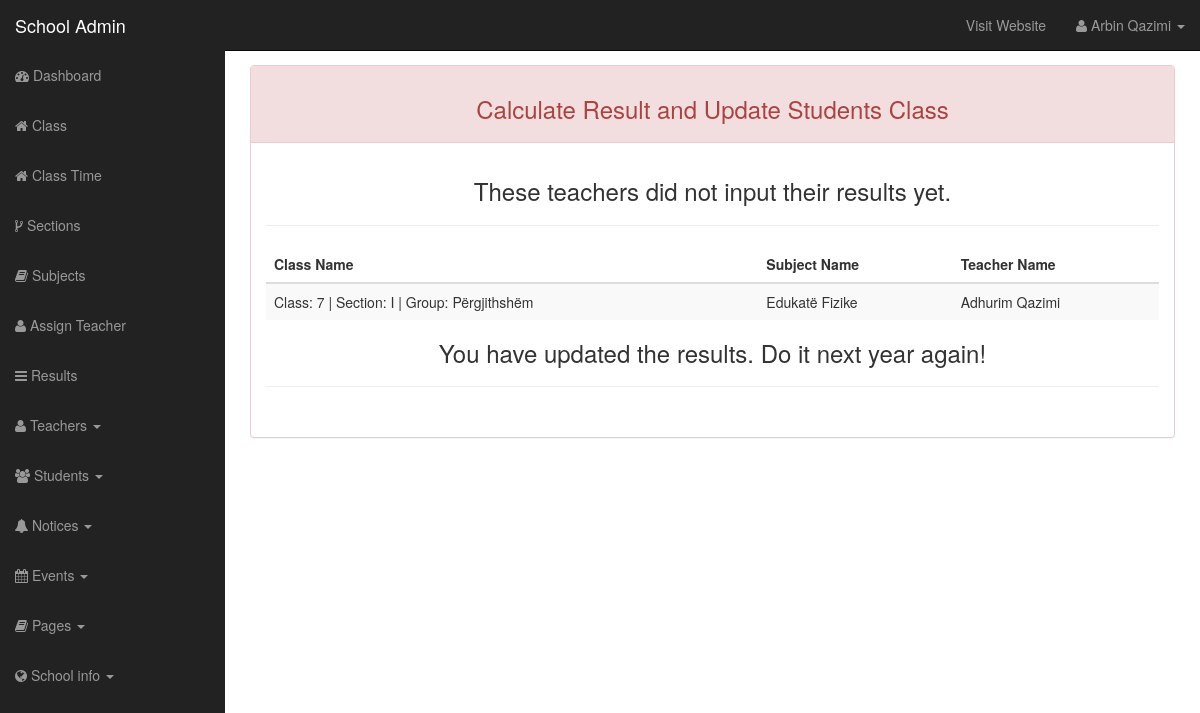
Before: /school-admin/calculate_results.php (signed in) with the older database file.
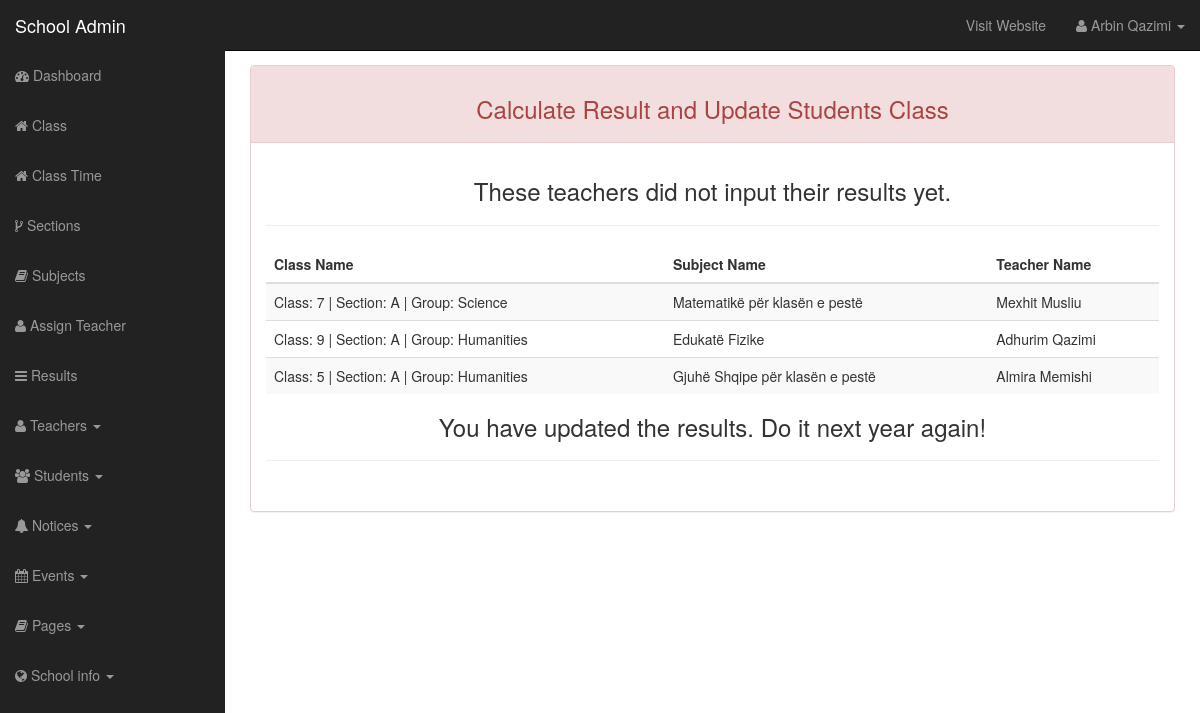
After: the same page with the newer database file.
### tables this page shows
CREATE TABLE `class_teacher` (
  `id` int(5) NOT NULL,
  `global_name_id` int(5) NOT NULL,
  `teacher_email` varchar(50) NOT NULL,
  `subject_name_id` int(6) NOT NULL,
  `class_time` varchar(255) NOT NULL,
  `class_days` varchar(255) NOT NULL,
  `is_class_teacher` varchar(5) NOT NULL DEFAULT 'N'
);

CREATE TABLE `sections` (
  `id` int(5) NOT NULL,
  `class_id` int(5) NOT NULL,
  `section` varchar(20) NOT NULL,
  `group_name` varchar(30) DEFAULT NULL,
  `global_name` varchar(255) DEFAULT NULL
);

CREATE TABLE `subjects` (
  `id` int(5) NOT NULL,
  `subject` varchar(255) DEFAULT NULL
);

CREATE TABLE `user` (
  `id` int(12) NOT NULL,
  `username` varchar(100) NOT NULL,
  `user_password` varchar(255) NOT NULL,
  `user_role` varchar(30) NOT NULL,
  `user_firstname` varchar(50) DEFAULT NULL,
  `user_lastname` varchar(50) DEFAULT NULL
);

### functions.php (the view, shortened to what this page needs)
<?php
require_once "includes/db.php";
function get_name_by_email($email) {
	global $conn;
	$query = "SELECT user_firstname, user_lastname FROM user WHERE username='$email'";
	$result = mysqli_query($conn, $query);
	$row = mysqli_fetch_assoc($result);
	return $row['user_firstname']. " " .$row['user_lastname'];
}
function get_subject_name_by_id($id) {
	global $conn;
	$query = "SELECT subject FROM subjects WHERE id=$id";
	$result = mysqli_query($conn, $query);
	$row = mysqli_fetch_assoc($result);
	return $row['subject'];
}
function check_result_submission_by_teachers() {
	global $conn;
	$all_subjects = "SELECT global_name_id, subject_name_id, teacher_email FROM class_teacher";
	$all_sub_res = mysqli_query($conn, $all_subjects);
	$all_string = [];
	while ($row=mysqli_fetch_assoc($all_sub_res)) {
		$all_string[] = $row['global_name_id'] . "," . $row['subject_name_id'] . "," . $row['teacher_email'];
	}
	$all_results = "SELECT global_name_id, subject_id, teacher_email FROM results WHERE exam_type='final'";
	$all_results_res = mysqli_query($conn, $all_results);
	$res_string = [];
	while ($row=mysqli_fetch_assoc($all_results_res)) {
		$res_string[] = $row['global_name_id'] . "," . $row['subject_id'] . "," . $row['teacher_email'];
	}
	$not_updated_list = array_diff($all_string, $res_string);
	if(!empty($not_updated_list)) {
		echo '<h3 class="text-center">These teachers did not input their results yet.</h3><hr>
		<table class="table table-striped">
			<thead>
				<tr>
					<th>Class Name</th>
					<th>Subject Name</th>
					<th>Teacher Name</th>
				</tr>
			</thead>
			<tbody>';
		foreach ($not_updated_list as $key => $value) {
			$not_updated_teachers_array = explode(',', $value);
			echo "<tr>";
			echo "<td>" . get_global_name($not_updated_teachers_array[0]) . "</td>";
			echo "<td>" . get_subject_name_by_id($not_updated_teachers_array[1]) . "</td>";
			echo "<td>" . get_name_by_email($not_updated_teachers_array[2]) . "</td>";
			echo "</tr>";
		}
		echo '</tbody></table>';
	} else {
		return "ready";
	}
}
function get_global_name($id) {
	global $conn;
	$query = "SELECT global_name FROM sections WHERE id=$id";
	$result = mysqli_query($conn, $query);
	$row = mysqli_fetch_assoc($result);
	return $row['global_name'];
}

Changed rows visible on the page:
removed class_teacher: global_name.global_name "Class: 7 | Section: I | Group: Përgjithshëm", subject_name.subject "Edukatë Fizike", teacher_email.user_lastname "Adhurim Qazimi"
added class_teacher: global_name.global_name "Class: 7 | Section: A | Group: Science", subject_name.subject "Matematikë për klasën e pestë", teacher_email.user_lastname "Mexhit Musliu"
added class_teacher: global_name.global_name "Class: 9 | Section: A | Group: Humanities", subject_name.subject "Edukatë Fizike", teacher_email.user_lastname "Adhurim Qazimi"
added class_teacher: global_name.global_name "Class: 5 | Section: A | Group: Humanities", subject_name.subject "Gjuhë Shqipe për klasën e pestë", teacher_email.user_lastname "Almira Memishi"
